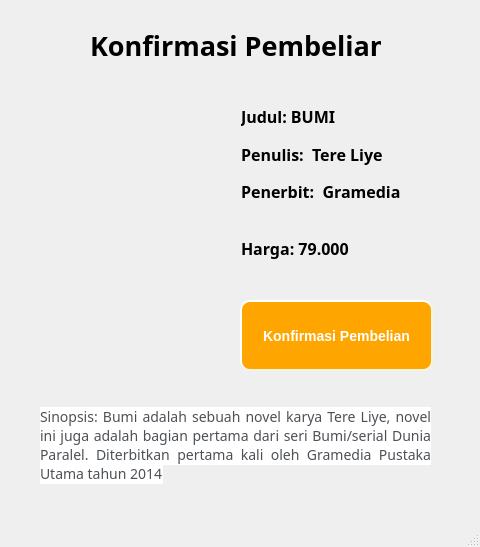
<?xml version="1.0" encoding="UTF-8"?>
<ui version="4.0">
 <class>KonfirmasiBumi</class>
 <widget class="QMainWindow" name="KonfirmasiBumi">
  <property name="geometry">
   <rect>
    <x>0</x>
    <y>0</y>
    <width>480</width>
    <height>547</height>
   </rect>
  </property>
  <property name="windowTitle">
   <string>MainWindow</string>
  </property>
  <widget class="QWidget" name="centralwidget">
   <widget class="QLabel" name="label">
    <property name="geometry">
     <rect>
      <x>90</x>
      <y>10</y>
      <width>291</width>
      <height>71</height>
     </rect>
    </property>
    <property name="font">
     <font>
      <family>Goldplay</family>
      <pointsize>20</pointsize>
      <weight>75</weight>
      <bold>true</bold>
     </font>
    </property>
    <property name="text">
     <string>Konfirmasi Pembelian</string>
    </property>
   </widget>
   <widget class="QLabel" name="label_4">
    <property name="geometry">
     <rect>
      <x>40</x>
      <y>80</y>
      <width>193</width>
      <height>287</height>
     </rect>
    </property>
    <property name="styleSheet">
     <string notr="true"/>
    </property>
    <property name="text">
     <string/>
    </property>
    <property name="pixmap">
     <pixmap resource="Resources.qrc">:/img/img/buku4.png</pixmap>
    </property>
   </widget>
   <widget class="QWidget" name="layoutWidget">
    <property name="geometry">
     <rect>
      <x>241</x>
      <y>101</y>
      <width>220</width>
      <height>163</height>
     </rect>
    </property>
    <property name="font">
     <font>
      <weight>75</weight>
      <bold>true</bold>
     </font>
    </property>
    <layout class="QGridLayout" name="gridLayout">
     <item row="1" column="0">
      <widget class="QLabel" name="penulis">
       <property name="font">
        <font>
         <family>Goldplay</family>
         <pointsize>12</pointsize>
         <weight>75</weight>
         <bold>true</bold>
        </font>
       </property>
       <property name="text">
        <string>Penulis:  Tere Liye</string>
       </property>
      </widget>
     </item>
     <item row="4" column="0">
      <widget class="QLabel" name="penulis_3">
       <property name="font">
        <font>
         <family>Goldplay</family>
         <pointsize>12</pointsize>
         <weight>75</weight>
         <bold>true</bold>
        </font>
       </property>
       <property name="text">
        <string>Harga: 79.000</string>
       </property>
      </widget>
     </item>
     <item row="0" column="0">
      <widget class="QLabel" name="judul">
       <property name="font">
        <font>
         <family>Goldplay</family>
         <pointsize>12</pointsize>
         <weight>75</weight>
         <bold>true</bold>
        </font>
       </property>
       <property name="text">
        <string>&lt;html&gt;&lt;head/&gt;&lt;body&gt;&lt;p&gt;Judul: BUMI&lt;/p&gt;&lt;/body&gt;&lt;/html&gt;</string>
       </property>
      </widget>
     </item>
     <item row="2" column="0">
      <widget class="QLabel" name="penulis_2">
       <property name="font">
        <font>
         <family>Goldplay</family>
         <pointsize>12</pointsize>
         <weight>75</weight>
         <bold>true</bold>
        </font>
       </property>
       <property name="text">
        <string>Penerbit:  Gramedia</string>
       </property>
      </widget>
     </item>
     <item row="3" column="0">
      <spacer name="horizontalSpacer">
       <property name="orientation">
        <enum>Qt::Horizontal</enum>
       </property>
       <property name="sizeHint" stdset="0">
        <size>
         <width>40</width>
         <height>20</height>
        </size>
       </property>
      </spacer>
     </item>
    </layout>
   </widget>
   <widget class="QLabel" name="label_2">
    <property name="geometry">
     <rect>
      <x>40</x>
      <y>360</y>
      <width>391</width>
      <height>171</height>
     </rect>
    </property>
    <property name="font">
     <font>
      <family>Goldplay</family>
     </font>
    </property>
    <property name="text">
     <string>&lt;html&gt;&lt;head/&gt;&lt;body&gt;&lt;p align=&quot;justify&quot;&gt;&lt;span style=&quot; font-family:'arial','sans-serif'; font-size:14px; color:#4d5156; background-color:#ffffff;&quot;&gt;Sinopsis: Bumi adalah sebuah novel karya Tere Liye, novel ini juga adalah bagian pertama dari seri Bumi/serial Dunia Paralel. Diterbitkan pertama kali oleh Gramedia Pustaka Utama tahun 2014&lt;/span&gt;&lt;/p&gt;&lt;/body&gt;&lt;/html&gt;</string>
    </property>
    <property name="textFormat">
     <enum>Qt::RichText</enum>
    </property>
    <property name="scaledContents">
     <bool>false</bool>
    </property>
    <property name="wordWrap">
     <bool>true</bool>
    </property>
    <property name="margin">
     <number>1</number>
    </property>
   </widget>
   <widget class="QPushButton" name="pushButton_2">
    <property name="geometry">
     <rect>
      <x>240</x>
      <y>300</y>
      <width>193</width>
      <height>71</height>
     </rect>
    </property>
    <property name="font">
     <font>
      <pointsize>-1</pointsize>
      <weight>75</weight>
      <italic>false</italic>
      <bold>true</bold>
     </font>
    </property>
    <property name="styleSheet">
     <string notr="true">background-color: orange;
    border-style: outset;
    border-width: 2px;
    border-radius: 10px;
    border-color: beige;
    font: bold 14px;
	color:white;
    min-width: 10em;
    padding: 6px;</string>
    </property>
    <property name="text">
     <string>Konfirmasi Pembelian</string>
    </property>
   </widget>
  </widget>
  <widget class="QMenuBar" name="menubar">
   <property name="geometry">
    <rect>
     <x>0</x>
     <y>0</y>
     <width>480</width>
     <height>21</height>
    </rect>
   </property>
  </widget>
  <widget class="QStatusBar" name="statusbar"/>
 </widget>
 <resources>
  <include location="Resources.qrc"/>
 </resources>
 <connections/>
</ui>
